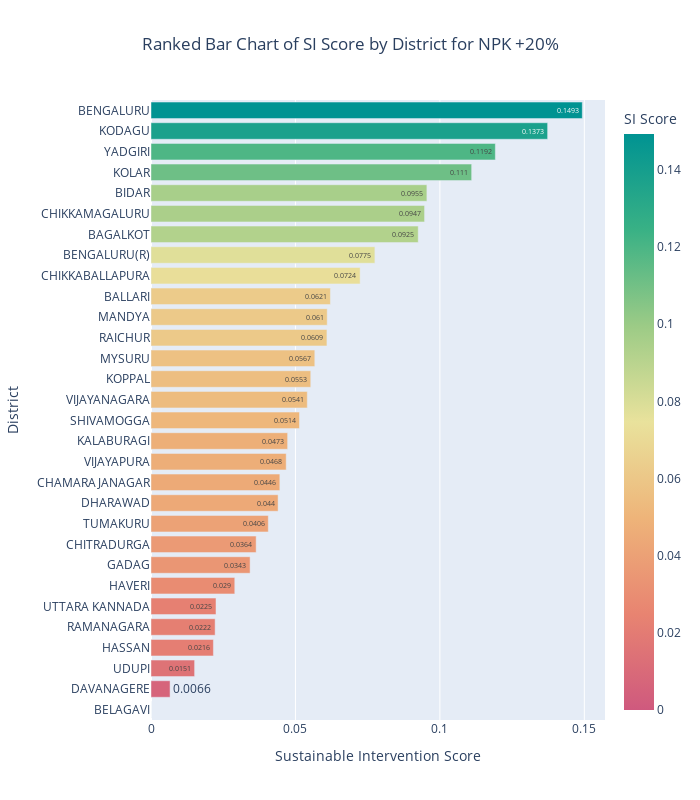

Notebook source saved alongside this figure:
### Code cell
import plotly.express as px
ranked_df = result_df[['node', 'SI_Score']].sort_values(by='SI_Score', ascending=True)
ranked_df = ranked_df[ranked_df['SI_Score'] <= 5]

ranked_df = ranked_df.dropna()

ranked_df['SI_Score'] = ranked_df['SI_Score'].round(4)

fig = px.bar(
    ranked_df,
    x='SI_Score',        
    y='node',            
    text='SI_Score',     
    title='Ranked Bar Chart of SI Score by District for NPK +20%',
    labels={'node': 'District', 'SI_Score': 'SI Score'},
    color='SI_Score',    
    color_continuous_scale='Temps_r'
)

fig.update_layout(
    width=700,
    height=800,
    xaxis_title='Sustainable Intervention Score',
    yaxis_title='District',
    title_x=0.5 
)

fig.show()

### Figure 1 — Plotly figure (JSON) as saved in the notebook; plotly's stock layout.template omitted (floating-point values rounded to 4 significant figures)
{"data": [{"alignmentgroup": "True", "hovertemplate": "SI Score=%{marker.color}<br>District=%{y}<extra></extra>", "legendgroup": "", "marker": {"color": [0, 0.0066, 0.0151, 0.0216, 0.0222, 0.0225, 0.029, 0.0343, 0.0364, 0.0406, 0.044, 0.0446, 0.0468, 0.0473, 0.0514, 0.0541, 0.0553, 0.0567, 0.0609, 0.061, 0.0621, 0.0724, 0.0775, 0.0925, 0.0947, 0.0955, 0.111, 0.1192, 0.1373, 0.1493], "coloraxis": "coloraxis", "pattern": {"shape": ""}}, "name": "", "offsetgroup": "", "orientation": "h", "showlegend": false, "text": [0, 0.0066, 0.0151, 0.0216, 0.0222, 0.0225, 0.029, 0.0343, 0.0364, 0.0406, 0.044, 0.0446, 0.0468, 0.0473, 0.0514, 0.0541, 0.0553, 0.0567, 0.0609, 0.061, 0.0621, 0.0724, 0.0775, 0.0925, 0.0947, 0.0955, 0.111, 0.1192, 0.1373, 0.1493], "textposition": "auto", "type": "bar", "x": [0, 0.0066, 0.0151, 0.0216, 0.0222, 0.0225, 0.029, 0.0343, 0.0364, 0.0406, 0.044, 0.0446, 0.0468, 0.0473, 0.0514, 0.0541, 0.0553, 0.0567, 0.0609, 0.061, 0.0621, 0.0724, 0.0775, 0.0925, 0.0947, 0.0955, 0.111, 0.1192, 0.1373, 0.1493], "xaxis": "x", "y": ["BELAGAVI", "DAVANAGERE", "UDUPI", "HASSAN", "RAMANAGARA", "UTTARA KANNADA", "HAVERI", "GADAG", "CHITRADURGA", "TUMAKURU", "DHARAWAD", "CHAMARAJANAGAR", "VIJAYAPURA", "KALABURAGI", "SHIVAMOGGA", "VIJAYANAGARA", "KOPPAL", "MYSURU", "RAICHUR", "MANDYA", "BALLARI", "CHIKKABALLAPURA", "BENGALURU(R)", "BAGALKOT", "CHIKKAMAGALURU", "BIDAR", "KOLAR", "YADGIRI", "KODAGU", "BENGALURU"], "yaxis": "y"}], "layout": {"barmode": "relative", "coloraxis": {"colorbar": {"title": {"text": "SI Score"}}, "colorscale": [[0, "rgb(207, 89, 126)"], [0.1667, "rgb(232, 132, 113)"], [0.3333, "rgb(238, 180, 121)"], [0.5, "rgb(233, 226, 156)"], [0.6667, "rgb(156, 203, 134)"], [0.8333, "rgb(57, 177, 133)"], [1, "rgb(0, 147, 146)"]]}, "height": 800, "legend": {"tracegroupgap": 0}, "title": {"text": "Ranked Bar Chart of SI Score by District for NPK +20%", "x": 0.5}, "width": 700, "xaxis": {"anchor": "y", "domain": [0, 1], "title": {"text": "Sustainable Intervention Score"}}, "yaxis": {"anchor": "x", "domain": [0, 1], "title": {"text": "District"}}}}
